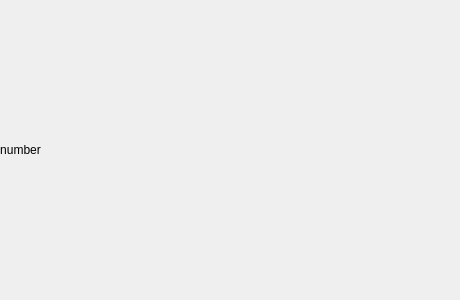
<?xml version="1.0" encoding="UTF-8"?>
<ui version="4.0">
 <class>OperatorSliders</class>
 <widget class="QWidget" name="OperatorSliders">
  <property name="geometry">
   <rect>
    <x>0</x>
    <y>0</y>
    <width>460</width>
    <height>300</height>
   </rect>
  </property>
  <property name="windowTitle">
   <string>Frame</string>
  </property>
  <property name="styleSheet">
   <string notr="true"/>
  </property>
  <layout class="QHBoxLayout" name="horizontalLayout">
   <property name="spacing">
    <number>0</number>
   </property>
   <property name="leftMargin">
    <number>0</number>
   </property>
   <property name="topMargin">
    <number>0</number>
   </property>
   <property name="rightMargin">
    <number>0</number>
   </property>
   <property name="bottomMargin">
    <number>0</number>
   </property>
   <item>
    <widget class="QLabel" name="operatorNumberLabel">
     <property name="minimumSize">
      <size>
       <width>40</width>
       <height>0</height>
      </size>
     </property>
     <property name="text">
      <string>number</string>
     </property>
     <property name="alignment">
      <set>Qt::AlignCenter</set>
     </property>
    </widget>
   </item>
   <item>
    <widget class="LabeledVSlider" name="arSlider" native="true">
     <property name="minimumSize">
      <size>
       <width>38</width>
       <height>0</height>
      </size>
     </property>
    </widget>
   </item>
   <item>
    <widget class="LabeledVSlider" name="drSlider" native="true">
     <property name="minimumSize">
      <size>
       <width>38</width>
       <height>0</height>
      </size>
     </property>
    </widget>
   </item>
   <item>
    <widget class="LabeledVSlider" name="srSlider" native="true">
     <property name="minimumSize">
      <size>
       <width>38</width>
       <height>0</height>
      </size>
     </property>
    </widget>
   </item>
   <item>
    <widget class="LabeledVSlider" name="rrSlider" native="true">
     <property name="minimumSize">
      <size>
       <width>38</width>
       <height>0</height>
      </size>
     </property>
    </widget>
   </item>
   <item>
    <widget class="LabeledVSlider" name="slSlider" native="true">
     <property name="minimumSize">
      <size>
       <width>38</width>
       <height>0</height>
      </size>
     </property>
    </widget>
   </item>
   <item>
    <widget class="LabeledVSlider" name="tlSlider" native="true">
     <property name="minimumSize">
      <size>
       <width>38</width>
       <height>0</height>
      </size>
     </property>
    </widget>
   </item>
   <item>
    <widget class="LabeledVSlider" name="ksSlider" native="true">
     <property name="minimumSize">
      <size>
       <width>38</width>
       <height>0</height>
      </size>
     </property>
    </widget>
   </item>
   <item>
    <widget class="LabeledVSlider" name="mlSlider" native="true">
     <property name="minimumSize">
      <size>
       <width>38</width>
       <height>0</height>
      </size>
     </property>
    </widget>
   </item>
   <item>
    <widget class="LabeledVSlider" name="dtSlider" native="true">
     <property name="minimumSize">
      <size>
       <width>38</width>
       <height>0</height>
      </size>
     </property>
    </widget>
   </item>
   <item>
    <widget class="LabeledVSlider" name="amSlider" native="true">
     <property name="minimumSize">
      <size>
       <width>38</width>
       <height>0</height>
      </size>
     </property>
    </widget>
   </item>
   <item>
    <widget class="SSGEGSlider" name="ssgegSlider" native="true">
     <property name="minimumSize">
      <size>
       <width>38</width>
       <height>0</height>
      </size>
     </property>
    </widget>
   </item>
  </layout>
 </widget>
 <customwidgets>
  <customwidget>
   <class>LabeledVSlider</class>
   <extends>QWidget</extends>
   <header>widgets/labeled_vslider.h</header>
   <container>1</container>
  </customwidget>
  <customwidget>
   <class>SSGEGSlider</class>
   <extends>QWidget</extends>
   <header>widgets/ssgeg_slider.hpp</header>
   <container>1</container>
  </customwidget>
 </customwidgets>
 <resources/>
 <connections/>
</ui>
